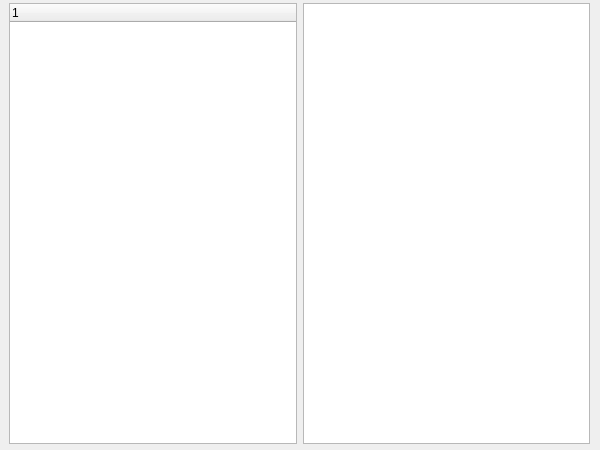
<?xml version="1.0" encoding="UTF-8"?>
<ui version="4.0">
 <class>Result</class>
 <widget class="QWidget" name="Result">
  <property name="geometry">
   <rect>
    <x>0</x>
    <y>0</y>
    <width>600</width>
    <height>450</height>
   </rect>
  </property>
  <property name="windowTitle">
   <string>Form</string>
  </property>
  <widget class="QWidget" name="">
   <property name="geometry">
    <rect>
     <x>9</x>
     <y>3</y>
     <width>581</width>
     <height>441</height>
    </rect>
   </property>
   <layout class="QHBoxLayout" name="horizontalLayout">
    <item>
     <widget class="QTreeWidget" name="treeWidget">
      <column>
       <property name="text">
        <string notr="true">1</string>
       </property>
      </column>
     </widget>
    </item>
    <item>
     <widget class="QListWidget" name="listWidget"/>
    </item>
   </layout>
  </widget>
 </widget>
 <resources/>
 <connections/>
</ui>
